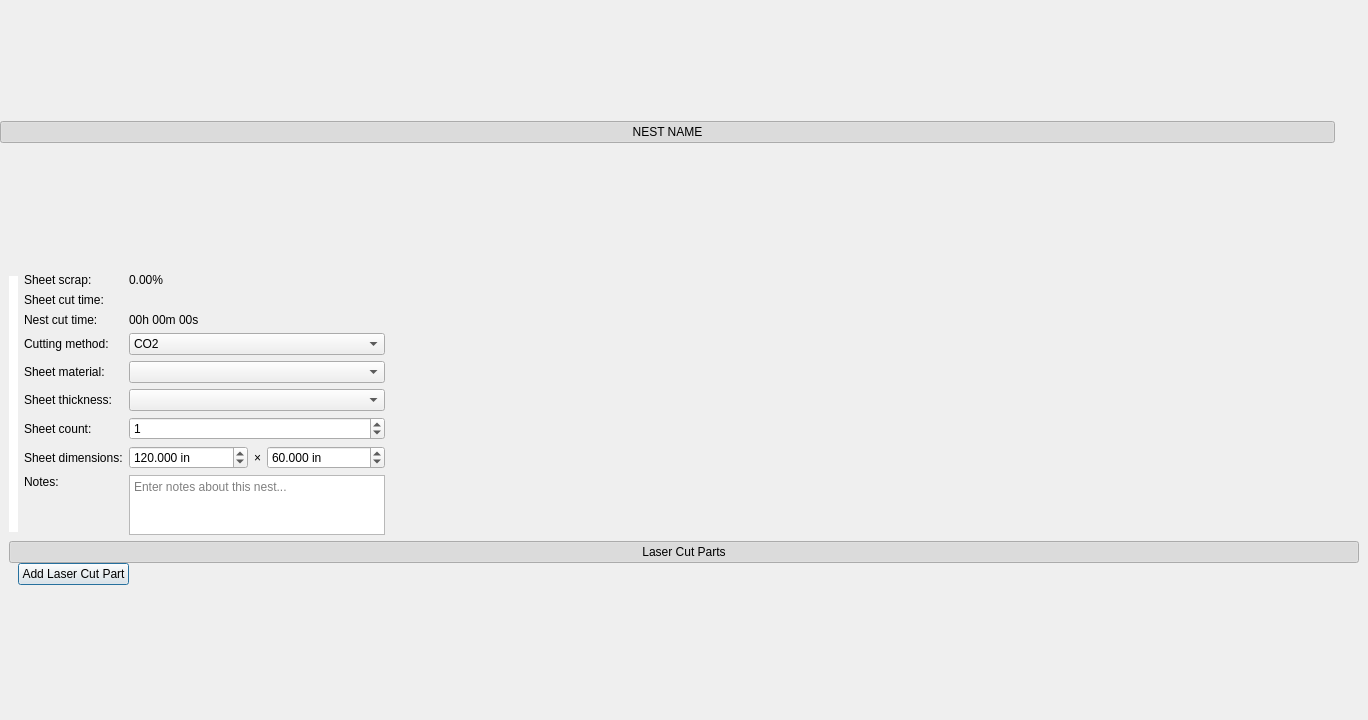
<?xml version="1.0" encoding="UTF-8"?>
<ui version="4.0">
 <class>Form</class>
 <widget class="QWidget" name="Form">
  <property name="geometry">
   <rect>
    <x>0</x>
    <y>0</y>
    <width>1368</width>
    <height>720</height>
   </rect>
  </property>
  <property name="sizePolicy">
   <sizepolicy hsizetype="Preferred" vsizetype="Maximum">
    <horstretch>0</horstretch>
    <verstretch>0</verstretch>
   </sizepolicy>
  </property>
  <property name="windowTitle">
   <string>Form</string>
  </property>
  <layout class="QHBoxLayout" name="horizontalLayout">
   <property name="leftMargin">
    <number>0</number>
   </property>
   <property name="topMargin">
    <number>0</number>
   </property>
   <property name="rightMargin">
    <number>0</number>
   </property>
   <property name="bottomMargin">
    <number>0</number>
   </property>
   <item>
    <layout class="QVBoxLayout" name="verticalLayout" stretch="0,1">
     <property name="spacing">
      <number>0</number>
     </property>
     <item>
      <layout class="QHBoxLayout" name="horizontalLayout_7" stretch="1,0">
       <property name="spacing">
        <number>3</number>
       </property>
       <item>
        <widget class="QPushButton" name="pushButton_nest_name">
         <property name="cursor">
          <cursorShape>PointingHandCursor</cursorShape>
         </property>
         <property name="text">
          <string>NEST NAME</string>
         </property>
         <property name="checkable">
          <bool>true</bool>
         </property>
         <property name="checked">
          <bool>true</bool>
         </property>
        </widget>
       </item>
       <item>
        <widget class="QPushButton" name="pushButton_delete">
         <property name="sizePolicy">
          <sizepolicy hsizetype="Fixed" vsizetype="Fixed">
           <horstretch>0</horstretch>
           <verstretch>0</verstretch>
          </sizepolicy>
         </property>
         <property name="minimumSize">
          <size>
           <width>30</width>
           <height>30</height>
          </size>
         </property>
         <property name="maximumSize">
          <size>
           <width>30</width>
           <height>30</height>
          </size>
         </property>
         <property name="styleSheet">
          <string notr="true">QPushButton#pushButton_delete{
	border-radius: 15px;
	border: none;
}</string>
         </property>
         <property name="text">
          <string/>
         </property>
         <property name="icon">
          <iconset theme="edit-delete"/>
         </property>
         <property name="iconSize">
          <size>
           <width>16</width>
           <height>16</height>
          </size>
         </property>
         <property name="flat">
          <bool>true</bool>
         </property>
        </widget>
       </item>
      </layout>
     </item>
     <item>
      <widget class="QWidget" name="widget_nest" native="true">
       <property name="sizePolicy">
        <sizepolicy hsizetype="Preferred" vsizetype="Maximum">
         <horstretch>0</horstretch>
         <verstretch>0</verstretch>
        </sizepolicy>
       </property>
       <layout class="QVBoxLayout" name="verticalLayout_3">
        <item>
         <layout class="QVBoxLayout" name="verticalLayout_2" stretch="0,0">
          <item>
           <layout class="QHBoxLayout" name="horizontalLayout_2" stretch="0,1">
            <item>
             <layout class="QVBoxLayout" name="verticalLayout_5">
              <item>
               <widget class="QLabel" name="label_nest_image">
                <property name="maximumSize">
                 <size>
                  <width>16777215</width>
                  <height>256</height>
                 </size>
                </property>
                <property name="styleSheet">
                 <string notr="true">QLabel#label_nest_image{
	border: 1px solid white;
	border-radius: 5px;
	background-color: white;
}</string>
                </property>
                <property name="text">
                 <string/>
                </property>
                <property name="pixmap">
                 <pixmap>../../images/404.jpeg</pixmap>
                </property>
               </widget>
              </item>
             </layout>
            </item>
            <item>
             <layout class="QHBoxLayout" name="horizontalLayout_5" stretch="0,1">
              <item>
               <layout class="QVBoxLayout" name="verticalLayout_6">
                <item>
                 <layout class="QGridLayout" name="gridLayout" columnstretch="0,1">
                  <item row="1" column="0">
                   <widget class="QLabel" name="label_2">
                    <property name="text">
                     <string>Sheet cut time:</string>
                    </property>
                    <property name="wordWrap">
                     <bool>true</bool>
                    </property>
                   </widget>
                  </item>
                  <item row="1" column="1">
                   <layout class="QHBoxLayout" name="verticalLayout_sheet_cut_time"/>
                  </item>
                  <item row="3" column="1">
                   <widget class="QComboBox" name="comboBox_cutting_method">
                    <item>
                     <property name="text">
                      <string>CO2</string>
                     </property>
                    </item>
                    <item>
                     <property name="text">
                      <string>Nitrogen</string>
                     </property>
                    </item>
                   </widget>
                  </item>
                  <item row="2" column="0">
                   <widget class="QLabel" name="label_3">
                    <property name="text">
                     <string>Nest cut time:</string>
                    </property>
                    <property name="wordWrap">
                     <bool>true</bool>
                    </property>
                   </widget>
                  </item>
                  <item row="8" column="1">
                   <widget class="QPlainTextEdit" name="plainTextEdit_notes">
                    <property name="maximumSize">
                     <size>
                      <width>16777215</width>
                      <height>60</height>
                     </size>
                    </property>
                    <property name="backgroundVisible">
                     <bool>false</bool>
                    </property>
                    <property name="centerOnScroll">
                     <bool>false</bool>
                    </property>
                    <property name="placeholderText">
                     <string>Enter notes about this nest...</string>
                    </property>
                   </widget>
                  </item>
                  <item row="0" column="1">
                   <widget class="QLabel" name="label_sheet_scrap_percentage">
                    <property name="toolTip">
                     <string>This is how much of the sheet is left over.</string>
                    </property>
                    <property name="text">
                     <string>0.00%</string>
                    </property>
                    <property name="textInteractionFlags">
                     <set>Qt::TextInteractionFlag::LinksAccessibleByMouse|Qt::TextInteractionFlag::TextSelectableByMouse</set>
                    </property>
                   </widget>
                  </item>
                  <item row="2" column="1">
                   <widget class="QLabel" name="label_nest_cut_time">
                    <property name="text">
                     <string>00h 00m 00s</string>
                    </property>
                    <property name="textInteractionFlags">
                     <set>Qt::TextInteractionFlag::LinksAccessibleByMouse|Qt::TextInteractionFlag::TextSelectableByMouse</set>
                    </property>
                   </widget>
                  </item>
                  <item row="5" column="0">
                   <widget class="QLabel" name="label_5">
                    <property name="text">
                     <string>Sheet thickness:</string>
                    </property>
                    <property name="wordWrap">
                     <bool>true</bool>
                    </property>
                    <property name="buddy">
                     <cstring>comboBox_sheet_thickness</cstring>
                    </property>
                   </widget>
                  </item>
                  <item row="6" column="0">
                   <widget class="QLabel" name="label_6">
                    <property name="text">
                     <string>Sheet count:</string>
                    </property>
                    <property name="wordWrap">
                     <bool>true</bool>
                    </property>
                    <property name="buddy">
                     <cstring>doubleSpinBox_sheet_count</cstring>
                    </property>
                   </widget>
                  </item>
                  <item row="8" column="0">
                   <widget class="QLabel" name="label_10">
                    <property name="text">
                     <string>Notes:</string>
                    </property>
                    <property name="alignment">
                     <set>Qt::AlignmentFlag::AlignLeading|Qt::AlignmentFlag::AlignLeft|Qt::AlignmentFlag::AlignTop</set>
                    </property>
                    <property name="wordWrap">
                     <bool>true</bool>
                    </property>
                    <property name="buddy">
                     <cstring>plainTextEdit_notes</cstring>
                    </property>
                   </widget>
                  </item>
                  <item row="4" column="0">
                   <widget class="QLabel" name="label_4">
                    <property name="text">
                     <string>Sheet material:</string>
                    </property>
                    <property name="wordWrap">
                     <bool>true</bool>
                    </property>
                    <property name="buddy">
                     <cstring>comboBox_sheet_material</cstring>
                    </property>
                   </widget>
                  </item>
                  <item row="4" column="1">
                   <widget class="QComboBox" name="comboBox_sheet_material"/>
                  </item>
                  <item row="7" column="0">
                   <widget class="QLabel" name="label_7">
                    <property name="text">
                     <string>Sheet dimensions:</string>
                    </property>
                    <property name="wordWrap">
                     <bool>true</bool>
                    </property>
                    <property name="buddy">
                     <cstring>doubleSpinBox_sheet_length</cstring>
                    </property>
                   </widget>
                  </item>
                  <item row="3" column="0">
                   <widget class="QLabel" name="label_9">
                    <property name="text">
                     <string>Cutting method:</string>
                    </property>
                    <property name="wordWrap">
                     <bool>true</bool>
                    </property>
                    <property name="buddy">
                     <cstring>comboBox_cutting_method</cstring>
                    </property>
                   </widget>
                  </item>
                  <item row="6" column="1">
                   <widget class="QDoubleSpinBox" name="doubleSpinBox_sheet_count">
                    <property name="decimals">
                     <number>0</number>
                    </property>
                    <property name="maximum">
                     <double>9999999999.000000000000000</double>
                    </property>
                    <property name="value">
                     <double>1.000000000000000</double>
                    </property>
                   </widget>
                  </item>
                  <item row="5" column="1">
                   <widget class="QComboBox" name="comboBox_sheet_thickness"/>
                  </item>
                  <item row="7" column="1">
                   <layout class="QHBoxLayout" name="horizontalLayout_3" stretch="1,0,1">
                    <item>
                     <widget class="QDoubleSpinBox" name="doubleSpinBox_sheet_length">
                      <property name="maximumSize">
                       <size>
                        <width>16777215</width>
                        <height>16777215</height>
                       </size>
                      </property>
                      <property name="suffix">
                       <string> in</string>
                      </property>
                      <property name="decimals">
                       <number>3</number>
                      </property>
                      <property name="maximum">
                       <double>9999999999.000000000000000</double>
                      </property>
                      <property name="value">
                       <double>120.000000000000000</double>
                      </property>
                     </widget>
                    </item>
                    <item>
                     <widget class="QLabel" name="label_8">
                      <property name="text">
                       <string>×</string>
                      </property>
                     </widget>
                    </item>
                    <item>
                     <widget class="QDoubleSpinBox" name="doubleSpinBox_sheet_width">
                      <property name="maximumSize">
                       <size>
                        <width>16777215</width>
                        <height>16777215</height>
                       </size>
                      </property>
                      <property name="suffix">
                       <string> in</string>
                      </property>
                      <property name="decimals">
                       <number>3</number>
                      </property>
                      <property name="maximum">
                       <double>999999999999999.000000000000000</double>
                      </property>
                      <property name="value">
                       <double>60.000000000000000</double>
                      </property>
                     </widget>
                    </item>
                   </layout>
                  </item>
                  <item row="0" column="0">
                   <widget class="QLabel" name="label">
                    <property name="text">
                     <string>Sheet scrap:</string>
                    </property>
                    <property name="wordWrap">
                     <bool>true</bool>
                    </property>
                   </widget>
                  </item>
                 </layout>
                </item>
                <item>
                 <layout class="QHBoxLayout" name="horizontalLayout_sheet_status"/>
                </item>
               </layout>
              </item>
              <item>
               <spacer name="horizontalSpacer_2">
                <property name="orientation">
                 <enum>Qt::Orientation::Horizontal</enum>
                </property>
                <property name="sizeHint" stdset="0">
                 <size>
                  <width>40</width>
                  <height>20</height>
                 </size>
                </property>
               </spacer>
              </item>
             </layout>
            </item>
           </layout>
          </item>
          <item>
           <layout class="QVBoxLayout" name="verticalLayout_4" stretch="0,0">
            <property name="spacing">
             <number>0</number>
            </property>
            <item>
             <widget class="QPushButton" name="pushButton_laser_cut_parts_toggle_view">
              <property name="cursor">
               <cursorShape>PointingHandCursor</cursorShape>
              </property>
              <property name="text">
               <string>Laser Cut Parts</string>
              </property>
              <property name="checkable">
               <bool>true</bool>
              </property>
              <property name="checked">
               <bool>true</bool>
              </property>
             </widget>
            </item>
            <item>
             <widget class="QWidget" name="widget_nest_table" native="true">
              <property name="minimumSize">
               <size>
                <width>0</width>
                <height>0</height>
               </size>
              </property>
              <layout class="QVBoxLayout" name="verticalLayout_7">
               <property name="leftMargin">
                <number>0</number>
               </property>
               <property name="topMargin">
                <number>0</number>
               </property>
               <property name="rightMargin">
                <number>0</number>
               </property>
               <property name="bottomMargin">
                <number>0</number>
               </property>
               <item>
                <layout class="QVBoxLayout" name="verticalLayout_8" stretch="1,0">
                 <item>
                  <layout class="QVBoxLayout" name="verticalLayout_nest_table_layout"/>
                 </item>
                 <item>
                  <layout class="QHBoxLayout" name="horizontalLayout_4">
                   <property name="leftMargin">
                    <number>9</number>
                   </property>
                   <property name="bottomMargin">
                    <number>9</number>
                   </property>
                   <item>
                    <widget class="QPushButton" name="pushButton_add_laser_cut_part">
                     <property name="maximumSize">
                      <size>
                       <width>16777215</width>
                       <height>16777215</height>
                      </size>
                     </property>
                     <property name="text">
                      <string>Add Laser Cut Part</string>
                     </property>
                     <property name="default">
                      <bool>true</bool>
                     </property>
                    </widget>
                   </item>
                   <item>
                    <spacer name="horizontalSpacer">
                     <property name="orientation">
                      <enum>Qt::Orientation::Horizontal</enum>
                     </property>
                     <property name="sizeHint" stdset="0">
                      <size>
                       <width>40</width>
                       <height>20</height>
                      </size>
                     </property>
                    </spacer>
                   </item>
                  </layout>
                 </item>
                </layout>
               </item>
              </layout>
             </widget>
            </item>
           </layout>
          </item>
         </layout>
        </item>
       </layout>
      </widget>
     </item>
    </layout>
   </item>
  </layout>
 </widget>
 <resources/>
 <connections>
  <connection>
   <sender>pushButton_nest_name</sender>
   <signal>clicked(bool)</signal>
   <receiver>widget_nest</receiver>
   <slot>setVisible(bool)</slot>
   <hints>
    <hint type="sourcelabel">
     <x>354</x>
     <y>21</y>
    </hint>
    <hint type="destinationlabel">
     <x>354</x>
     <y>270</y>
    </hint>
   </hints>
  </connection>
  <connection>
   <sender>pushButton_laser_cut_parts_toggle_view</sender>
   <signal>clicked(bool)</signal>
   <receiver>widget_nest_table</receiver>
   <slot>setVisible(bool)</slot>
   <hints>
    <hint type="sourcelabel">
     <x>400</x>
     <y>286</y>
    </hint>
    <hint type="destinationlabel">
     <x>400</x>
     <y>305</y>
    </hint>
   </hints>
  </connection>
 </connections>
</ui>
